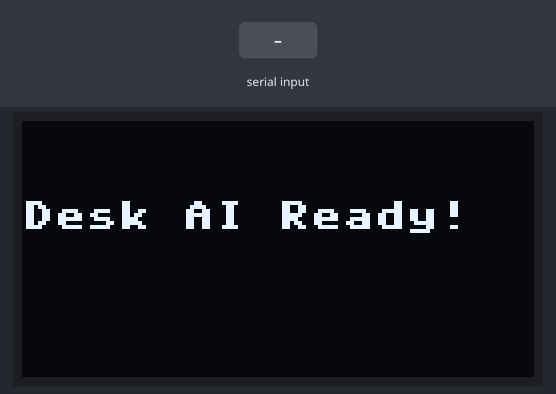
This program was run on a simulated ESP32 board running MicroPython. Parts: 128×64 one-colour display. Wiring (from the project's diagram.json): buzzer on GPIO 12, servo on GPIO 13, DHT22 sensor on GPIO 15. The test bench sets the inputs (shaded band). WiFi joins after 1.5 s; web requests get an empty 200 reply after 0.4 s; library files of the repository ran but are not shown: ssd1306.py; what the program prints to the serial console is not drawn.

Above: at 2.7 s.
2.8 s: "```" typed at the serial console, then Enter
4.7 s: "Request error:" typed at the serial console, then Enter
6.2 s: "response" typed at the serial console, then Enter
Timing chart, 0 to 9.2 s (numbered marks = the images above; inputs shaded):
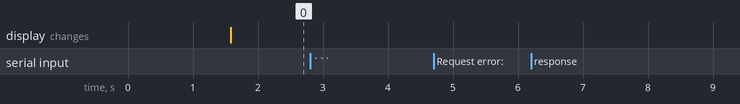

Measured:
- after the input at 2.8 s, every drawn part: stays the same
- after the input at 4.7 s, every drawn part: stays the same
- after the input at 6.2 s, every drawn part: stays the same

The program:

main.py
```python
import config
from ai_client import AIClient
from ai_agent import AIAgent
import desk_assistant

# 1. Select which feature module to run
ACTIVE_FEATURE = desk_assistant

def run(feature):
    # Initialize feature-specific hardware & lifecycle hooks
    exec_env, on_boot, on_ready = feature.setup()

    if on_boot:
        on_boot()

    # Initialize generic AI client & agent
    client = AIClient(
        api_key=config.API_KEY,
        api_url=config.API_URL,
        model=config.MODEL,
        system_prompt=feature.SYSTEM_PROMPT
    )
    client.connect_wifi(config.SSID, config.PASSWORD)

    agent = AIAgent(client, exec_env=exec_env)

    if on_ready:
        on_ready()

    print("System Ready! Type a command (or /reset):")

    # Generic command loop
    while True:
        user_input = input().strip()
        if user_input == "/reset":
            client.reset()
            print("Memory reset.")
        elif user_input:
            agent.step(user_input)

run(ACTIVE_FEATURE)
```

config.py
```python
# Network and API credentials
SSID = "Wokwi-GUEST"
PASSWORD = ""
API_KEY = ""
API_URL = "https://api.groq.com/openai/v1/chat/completions"
MODEL = "openai/gpt-oss-20b"
```

ai_client.py
```python
import network
import urequests
import json
import time
import gc

class AIClient:
    def __init__(self, api_key, api_url, model, system_prompt="You are a helpful assistant.", max_history=10):
        self.api_key = api_key
        self.api_url = api_url
        self.model = model
        self.system_prompt = system_prompt
        self.max_history = max_history
        self.messages = [{"role": "system", "content": self.system_prompt}]

    def connect_wifi(self, ssid, password):
        wlan = network.WLAN(network.STA_IF)
        wlan.active(True)
        wlan.connect(ssid, password)
        print("Connecting to WiFi", end="")
        while not wlan.isconnected():
            print(".", end="")
            time.sleep(0.5)
        print("\nConnected! IP:", wlan.ifconfig()[0])

    def ask(self, prompt):
        self.messages.append({"role": "user", "content": prompt})

        if len(self.messages) > self.max_history + 1:
            self.messages = [self.messages[0]] + self.messages[-self.max_history:]

        payload_bytes = json.dumps({
            "model": self.model,
            "messages": self.messages
        }).encode("utf-8")

        headers = {
            "Content-Type": "application/json",
            "Authorization": "Bearer " + self.api_key,
            "Content-Length": str(len(payload_bytes))
        }

        try:
            gc.collect()
            response = urequests.post(self.api_url, headers=headers, data=payload_bytes)
            if response.status_code == 200:
                data = response.json()
                reply = data["choices"][0]["message"]["content"]
                self.messages.append({"role": "assistant", "content": reply})
                response.close()
                gc.collect()
                return reply
            else:
                err = f"HTTP {response.status_code}: {response.text}"
                self.messages.pop()
                response.close()
                return err
        except Exception as e:
            self.messages.pop()
            return f"Request error: {e}"

    def reset(self):
        self.messages = [{"role": "system", "content": self.system_prompt}]
```

ai_agent.py
````python
import json

class AIAgent:
    def __init__(self, ai_client, exec_env=None):
        self.ai = ai_client
        self.exec_env = exec_env if exec_env is not None else {}
        self._reports = []
        # Inject the report() helper automatically into every app's environment
        self.exec_env["report"] = self._report

    def _report(self, data):
        self._reports.append(str(data))

    def _parse_json(self, raw_text):
        text = raw_text.strip()
        if text.startswith("```"):
            lines = text.splitlines()
            if len(lines) >= 3:
                text = "\n".join(lines[1:-1]).strip()
        return json.loads(text)

    def _run_code(self, code):
        self._reports = []
        exec(code, self.exec_env)
        return self._reports

    def step(self, user_prompt):
        raw_reply = self.ai.ask(user_prompt)

        if raw_reply.startswith("HTTP ") or raw_reply.startswith("Request error:"):
            print("API Error:", raw_reply)
            return

        try:
            data = self._parse_json(raw_reply)
        except Exception as e:
            print("JSON Parse Error:", e, "\nRaw:", raw_reply)
            return

        if data.get("response"):
            print("AI:", data["response"])

        code = data.get("execution", "").strip()
        if not code:
            return

        print("EXEC:\n" + code)
        try:
            readings = self._run_code(code)
            # If the executed code called report(), send sensor values back to the AI
            if readings:
                followup = self.ai.ask(
                    f"Sensor readings returned: {', '.join(readings)}. Respond to the user and update hardware if needed."
                )
                follow_data = self._parse_json(followup)
                if follow_data.get("response"):
                    print("AI:", follow_data["response"])
                follow_code = follow_data.get("execution", "").strip()
                if follow_code:
                    self._run_code(follow_code)
        except Exception as err:
            print("Execution Error:", err)
````

desk_assistant.py
```python
import machine
import time
import dht
import ssd1306

SYSTEM_PROMPT = """
You are an embodied AI controlling an ESP32 Smart Desk Assistant.
Available objects & helpers in your execution scope:
- `sensor`: DHT22 sensor. Call `sensor.measure()` first, then `sensor.temperature()` (C) and `sensor.humidity()` (%).
- `oled`: 128x64 SSD1306 OLED. Methods: `oled.fill(0)`, `oled.text("str", x, y)` (max 16 chars/line, y=0,10,20,30,40,50), `oled.show()`.
- `set_servo(angle)`: Moves servo pointer from 0 to 180 degrees.
- `beep(freq, duration)`: Plays a tone in Hz for `duration` seconds.
- `report(value)`: Call this when reading sensors so the ESP32 sends the value back to you for your final answer.
- `time`: Standard MicroPython time module.

Respond ONLY with valid raw JSON (no markdown):
{"response": "message to user", "execution": "micropython code or empty string"}

Rules:
- Keep `execution` non-blocking (no infinite loops).
- Always call `oled.show()` after updating the screen.
- If asked about temperature/humidity, measure it and call `report(...)`.
"""

def setup():
    """Initializes hardware and returns (exec_env, on_boot, on_ready)."""
    sensor = dht.DHT22(machine.Pin(15))
    i2c = machine.SoftI2C(scl=machine.Pin(20), sda=machine.Pin(21))
    oled = ssd1306.SSD1306_I2C(128, 64, i2c)
    servo_pwm = machine.PWM(machine.Pin(13), freq=50)
    buzzer = machine.PWM(machine.Pin(12), freq=1000, duty=0)

    def set_servo(angle):
        angle = max(0, min(180, angle))
        servo_pwm.duty(int(26 + (angle / 180) * 102))

    def beep(freq=1000, duration=0.2):
        buzzer.freq(freq)
        buzzer.duty(512)
        time.sleep(duration)
        buzzer.duty(0)

    def on_boot():
        oled.fill(0)
        oled.text("Connecting WiFi", 0, 20)
        oled.show()

    def on_ready():
        oled.fill(0)
        oled.text("Desk AI Ready!", 0, 20)
        oled.show()

    exec_env = {
        "time": time,
        "sensor": sensor,
        "oled": oled,
        "set_servo": set_servo,
        "beep": beep,
    }

    return exec_env, on_boot, on_ready
```
